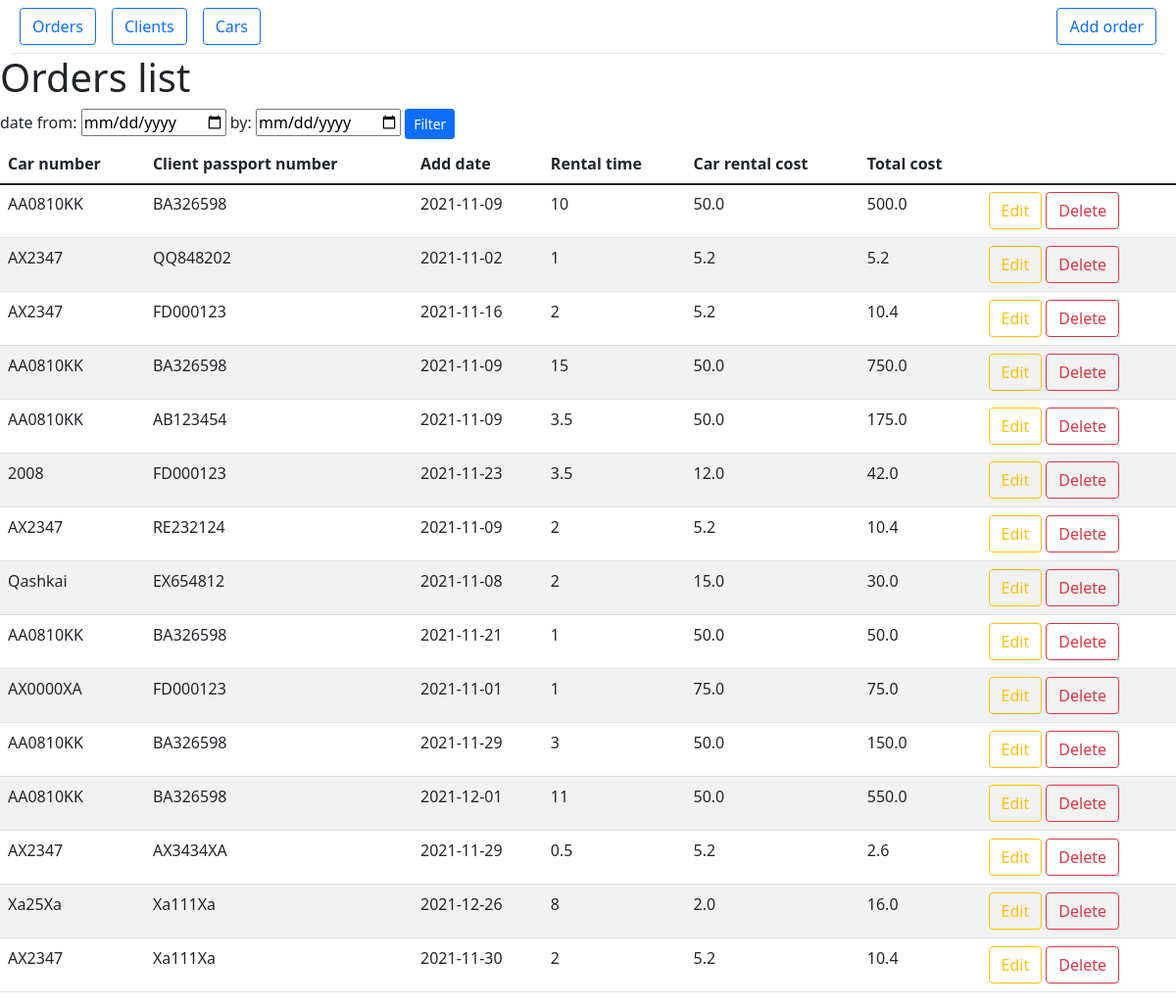
Page /orders-list on the committed database.
### main.py (models this page shows, shortened)
class Orders(db.Model):
    id = db.Column(db.Integer, primary_key=True)
    add_date = db.Column(db.String(45), nullable=False)
    rental_time = db.Column(db.Integer, nullable=False)
    client_id = db.Column(db.String(30), db.ForeignKey('clients.id'))
    car_id = db.Column(db.String(30), db.ForeignKey('cars.id'))

class Cars(db.Model):
    id = db.Column(db.Integer, primary_key=True)
    number = db.Column(db.String(30), nullable=False)
    description = db.Column(db.String(90), nullable=False)
    rental_cost = db.Column(db.Float(), nullable=False)

class Clients(db.Model):
    id = db.Column(db.Integer, primary_key=True)
    passport_number = db.Column(db.String(30), nullable=False)
    first_name = db.Column(db.String(45), nullable=False)
    last_name = db.Column(db.String(45), nullable=False)
    registration_date = db.Column(db.String(45), nullable=False)

### main.py (the view, shortened to what this page needs)
@rental_cars.route('/orders-list', methods=['POST', 'GET'])
def orders_list():
    orders_req = "SELECT id, number, passport_number, add_date, rental_time, rental_cost, (rental_time * rental_cost) \
                      FROM (SELECT * FROM orders LEFT JOIN clients ON orders.client_id = clients.id \
                      LEFT JOIN cars ON orders.car_id = cars.id)"
    g.db = sqlite3.connect('rental_cars.db')
    cur = g.db.execute(orders_req)
    linked_orders = cur.fetchall()
    g.db.close()
    return render_template('orders-list.html', linked_orders=linked_orders)

### templates/orders-list.html (shortened to what this page needs)
{% extends 'documentation/html_prototype/static_prototype.html' %}
{% block nav %}
<div class="ms-auto p-2 bd-highlight"><a href="/add-order" class="btn btn-outline-primary">Add order</a></div>
{% endblock %}
{% block body %}
<h1>Orders list</h1>
<form method="POST">
    <label for="date_from"> date from: </label>
    <input type="date" name="date_from" id="date_from" class="form-label">
    <label for="date_by"> by: </label>
    <input type="date" name="date_by" id="date_by" class="form-label">
    <button type="submit" class="btn btn-primary btn-sm">Filter</button>
</form>
<table class="table table-striped table-hover">
    <thead>
        <tr>
            <th scope="col">Car number</th>
            <th scope="col">Client passport number</th>
            <th scope="col">Add date</th>
            <th scope="col">Rental time</th>
            <th scope="col">Car rental cost</th>
            <th scope="col">Total cost</th>
        </tr>
    </thead>
    <tbody>
        <tr>
            {% for row in linked_orders %}
                <tr>
                    <td>{{ row[1] }}</td>
                    <td>{{ row[2] }}</td>
                    <td>{{ row[3] }}</td>
                    <td>{{ row[4] }}</td>
                    <td>{{ row[5] }}</td>
                    <td>{{ row[6] }}</td>
                    <td>
                        <a href="/orders-list/{{ row[0] }}/update-order" class="btn btn-outline-warning">Edit</a>
                        <a href="/orders-list/{{ row[0] }}/delete-order" class="btn btn-outline-danger" onclick="return confirm('Please confirm delete order')">Delete</a>
                    </td>
                </tr>
            {% endfor %}
        </tr>
  </tbody>
</table>
{% endblock %}

### rows in the picture
Orders: number "AA0810KK", passport_number "BA326598", add_date "2021-11-09", rental_time "10", rental_cost "50.0", row "500.0"
Orders: number "AX2347", passport_number "QQ848202", add_date "2021-11-02", rental_time "1", rental_cost "5.2", row "5.2"
Orders: number "AX2347", passport_number "FD000123", add_date "2021-11-16", rental_time "2", rental_cost "5.2", row "10.4"
Orders: number "AA0810KK", passport_number "BA326598", add_date "2021-11-09", rental_time "15", rental_cost "50.0", row "750.0"
Orders: number "AA0810KK", passport_number "AB123454", add_date "2021-11-09", rental_time "3.5", rental_cost "50.0", row "175.0"
Orders: number "2008", passport_number "FD000123", add_date "2021-11-23", rental_time "3.5", rental_cost "12.0", row "42.0"
Orders: number "AX2347", passport_number "RE232124", add_date "2021-11-09", rental_time "2", rental_cost "5.2", row "10.4"
Orders: number "Qashkai", passport_number "EX654812", add_date "2021-11-08", rental_time "2", rental_cost "15.0", row "30.0"
Orders: number "AA0810KK", passport_number "BA326598", add_date "2021-11-21", rental_time "1", rental_cost "50.0", row "50.0"
Orders: number "AX0000XA", passport_number "FD000123", add_date "2021-11-01", rental_time "1", rental_cost "75.0", row "75.0"
Orders: number "AA0810KK", passport_number "BA326598", add_date "2021-11-29", rental_time "3", rental_cost "50.0", row "150.0"
Orders: number "AA0810KK", passport_number "BA326598", add_date "2021-12-01", rental_time "11", rental_cost "50.0", row "550.0"
Orders: number "AX2347", passport_number "AX3434XA", add_date "2021-11-29", rental_time "0.5", rental_cost "5.2", row "2.6"
Orders: number "Xa25Xa", passport_number "Xa111Xa", add_date "2021-12-26", rental_time "8", rental_cost "2.0", row "16.0"
Orders: number "AX2347", passport_number "Xa111Xa", add_date "2021-11-30", rental_time "2", rental_cost "5.2", row "10.4"
